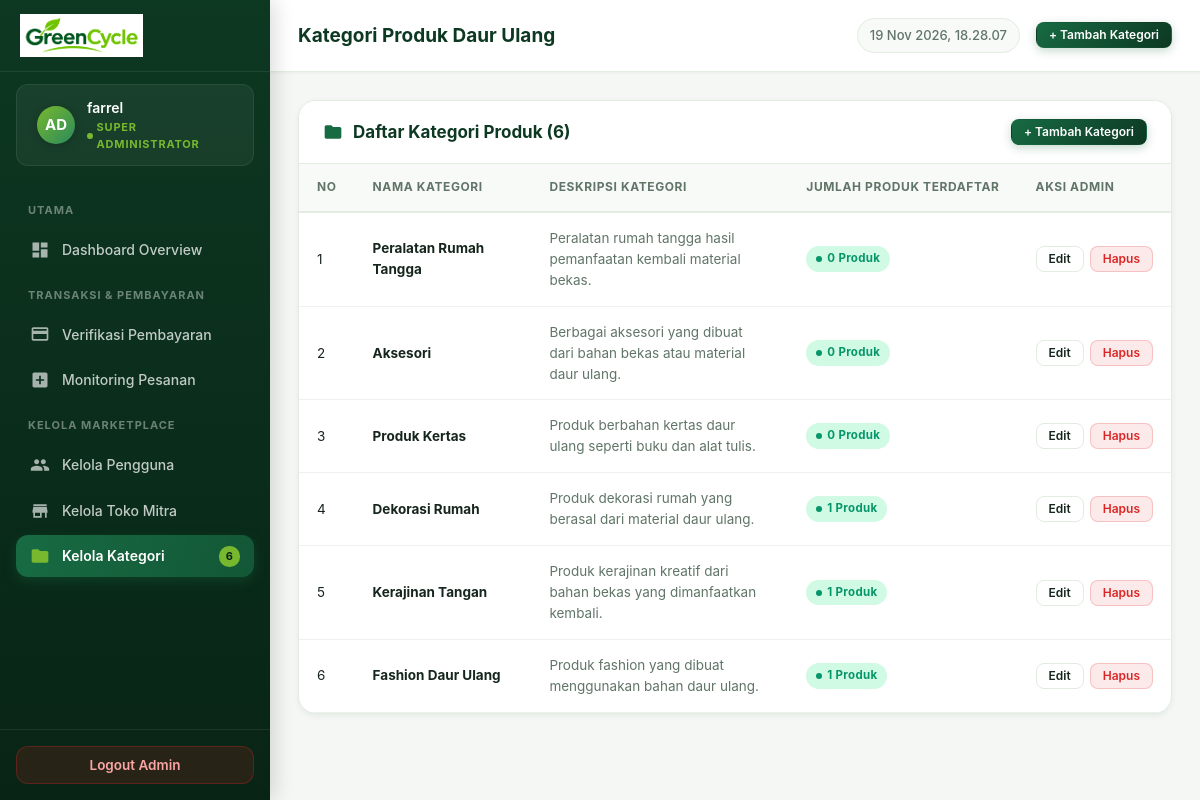
/admin/categories/index.php (signed in), run on the app's committed database.
### tables this page shows
CREATE TABLE `categories` (
  `id` int(11) NOT NULL,
  `category_name` varchar(100) NOT NULL,
  `description` text DEFAULT NULL,
  `created_at` timestamp NOT NULL DEFAULT current_timestamp(),
  `updated_at` timestamp NOT NULL DEFAULT current_timestamp() ON UPDATE current_timestamp()
);

### includes/init.php (called while the page is built, shortened)
<?php
function e($value)
{
    return htmlspecialchars((string) $value, ENT_QUOTES, 'UTF-8');
}

### admin/categories/index.php (the view, shortened to what this page needs)
<?php
require_once __DIR__ . '/../../includes/auth_check.php';
$adminName = $_SESSION['name'] ?? 'Admin';
$result = $conn->query("
    SELECT c.id, c.category_name, c.description, c.created_at,
           COUNT(p.id) AS total_products
    FROM categories c
    LEFT JOIN products p ON p.category_id = c.id
    GROUP BY c.id, c.category_name, c.description, c.created_at
    ORDER BY c.id DESC
");
?>
<!DOCTYPE html>
<html lang="id">
<head>
    <link rel="stylesheet" href="/GreenCycle/assets/css/dashboard.css">
</head>
<body>
<div class="gc-app">
    <aside class="gc-sidebar" id="gcSidebar">
        <div class="gc-sidebar-header">
            <a href="/GreenCycle/admin/dashboard.php" class="gc-sidebar-logo">
                <img
                    src="/GreenCycle/assets/images/greencycle-logo.png"
                    alt="GreenCycle Logo"
                    onerror="this.style.display='none'; this.nextElementSibling.style.display='inline';"
                >
            </a>
        </div>
        <div class="gc-sidebar-role-badge">
            <div class="gc-role-avatar">AD</div>
            <div class="gc-role-info">
                <div class="gc-role-name"><?= e($adminName) ?></div>
                <div class="gc-role-tag">Super Administrator</div>
            </div>
        </div>
        <nav class="gc-sidebar-nav">
            <div class="gc-nav-group-title">Utama</div>
            <a href="/GreenCycle/admin/dashboard.php" class="gc-nav-item">
                <svg viewBox="0 0 24 24"><path d="M3 13h8V3H3v10zm0 8h8v-6H3v6zm10 0h8V11h-8v10zm0-18v6h8V3h-8z"/></svg>
                Dashboard Overview
            </a>
            <div class="gc-nav-group-title">Transaksi & Pembayaran</div>
            <a href="/GreenCycle/admin/transactions/index.php" class="gc-nav-item">
                <svg viewBox="0 0 24 24"><path d="M20 4H4c-1.11 0-1.99.89-1.99 2L2 18c0 1.11.89 2 2 2h16c1.11 0 2-.89 2-2V6c0-1.11-.89-2-2-2zm0 14H4v-6h16v6zm0-10H4V6h16v2z"/></svg>
                Verifikasi Pembayaran
            </a>
            <a href="/GreenCycle/admin/orders/index.php" class="gc-nav-item">
                <svg viewBox="0 0 24 24"><path d="M19 3H5c-1.1 0-2 .9-2 2v14c0 1.1.9 2 2 2h14c1.1 0 2-.9 2-2V5c0-1.1-.9-2-2-2zm-2 10h-4v4h-2v-4H7v-2h4V7h2v4h4v2z"/></svg>
                Monitoring Pesanan
            </a>
            <div class="gc-nav-group-title">Kelola Marketplace</div>
            <a href="/GreenCycle/admin/users/index.php" class="gc-nav-item">
                Kelola Pengguna
            </a>
            <a href="/GreenCycle/admin/stores/index.php" class="gc-nav-item">
                <svg viewBox="0 0 24 24"><path d="M20 4H4v2h16V4zm1 10v-2l-1-5H4l-1 5v2h1v6h10v-6h4v6h2v-6h1zm-9 4H6v-4h6v4z"/></svg>
                Kelola Toko Mitra
            </a>
            <a href="/GreenCycle/admin/categories/index.php" class="gc-nav-item active">
                <svg viewBox="0 0 24 24"><path d="M10 4H4c-1.1 0-1.99.9-1.99 2L2 18c0 1.1.9 2 2 2h16c1.1 0 2-.9 2-2V8c0-1.1-.9-2-2-2h-8l-2-2z"/></svg>
                Kelola Kategori
                <span class="gc-nav-badge"><?= $result->num_rows ?></span>
            </a>
        </nav>
        <div class="gc-sidebar-footer">
            <form action="/GreenCycle/auth/logout.php" method="POST">
                <button type="submit" class="gc-btn-logout-sidebar">Logout Admin</button>
            </form>
        </div>
    </aside>
    <main class="gc-main">
        <header class="gc-topbar">
            <div class="gc-topbar-left">
                <div class="gc-topbar-title">
                    <span>Kategori Produk Daur Ulang</span>
                </div>
            </div>
            <div class="gc-topbar-right">
                <div class="gc-topbar-clock" id="gcLiveClock"></div>
                <a href="create.php" class="gc-btn gc-btn-primary gc-btn-sm">+ Tambah Kategori</a>
            </div>
        </header>
        <div class="gc-content">
            <div class="gc-panel">
                <div class="gc-panel-header">
                    <div class="gc-panel-title">
                        <svg viewBox="0 0 24 24" fill="currentColor"><path d="M10 4H4c-1.1 0-1.99.9-1.99 2L2 18c0 1.1.9 2 2 2h16c1.1 0 2-.9 2-2V8c0-1.1-.9-2-2-2h-8l-2-2z"/></svg>
                        Daftar Kategori Produk (<?= $result->num_rows ?>)
                    </div>
                    <a href="create.php" class="gc-btn gc-btn-primary gc-btn-sm">+ Tambah Kategori</a>
                </div>
                <div class="gc-table-responsive">
                    <table class="gc-table">
                        <thead>
                            <tr>
                                <th>No</th>
                                <th>Nama Kategori</th>
                                <th>Deskripsi Kategori</th>
                                <th>Jumlah Produk Terdaftar</th>
                                <th>Aksi Admin</th>
                            </tr>
                        </thead>
                        <tbody>
                            <?php if ($result->num_rows === 0): ?>
                                <tr>
                                    <td colspan="5" style="text-align: center; padding: 40px; color: var(--gc-text-muted);">
                                        Belum ada kategori produk.
                                    </td>
                                </tr>
                            <?php else: ?>
                                <?php $no = 1; ?>
                                <?php while ($cat = $result->fetch_assoc()): ?>
                                    <tr>
                                        <td><?= $no++ ?></td>
                                        <td><strong><?= e($cat['category_name']) ?></strong></td>
                                        <td style="color: var(--gc-text-muted); max-width: 320px;">
                                            <?= e($cat['description'] ?? '-') ?>
                                        </td>
                                        <td>
                                            <span class="gc-badge badge-completed">
                                                <?= (int)$cat['total_products'] ?> Produk
                                            </span>
                                        </td>
                                        <td>
                                            <div style="display: flex; gap: 6px;">
                                                <a href="edit.php?id=<?= $cat['id'] ?>" class="gc-btn gc-btn-sm gc-btn-secondary">
                                                    Edit
                                                </a>
                                                <form action="delete.php" method="POST" onsubmit="return confirm('Yakin ingin menghapus kategori ini?');" style="margin: 0;">
                                                    <button type="submit" class="gc-btn gc-btn-sm" style="background: rgba(220, 38, 38, 0.1); color: #dc2626; border: 1px solid rgba(220, 38, 38, 0.2);">
                                                        Hapus
                                                    </button>
                                                </form>
                                            </div>
                                        </td>
                                    </tr>
                                <?php endwhile; ?>
                            <?php endif; ?>
                        </tbody>
                    </table>
                </div>
            </div>
        </div>
    </main>
</div>
</body>
</html>

### data on the page
categories: category_name "Peralatan Rumah Tangga", description "Peralatan rumah tangga hasil pemanfaatan kembali material bekas.", total_products "0"
categories: category_name "Aksesori", description "Berbagai aksesori yang dibuat dari bahan bekas atau material daur ulang.", total_products "0"
categories: category_name "Produk Kertas", description "Produk berbahan kertas daur ulang seperti buku dan alat tulis.", total_products "0"
categories: category_name "Dekorasi Rumah", description "Produk dekorasi rumah yang berasal dari material daur ulang.", total_products "1"
categories: category_name "Kerajinan Tangan", description "Produk kerajinan kreatif dari bahan bekas yang dimanfaatkan kembali.", total_products "1"
categories: category_name "Fashion Daur Ulang", description "Produk fashion yang dibuat menggunakan bahan daur ulang.", total_products "1"

### other printed values
$adminName "farrel"
$result->num_rows "6"
